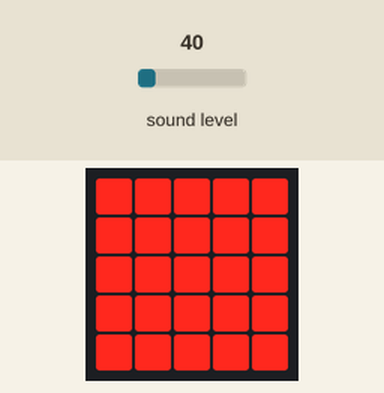
Recording of a program running on a simulated BBC micro:bit (MakeCode). Parts: the board's 5×5 LED display. The inputs (shaded band) are chosen by the test bench; at power-on: sound level 40.

Above: at 0.61 s.
1.3 s: sound level set to 5
At 1.84 s:
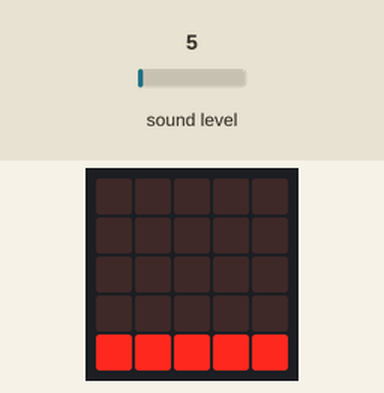
4.3 s: sound level set to 64
At 5.12 s:
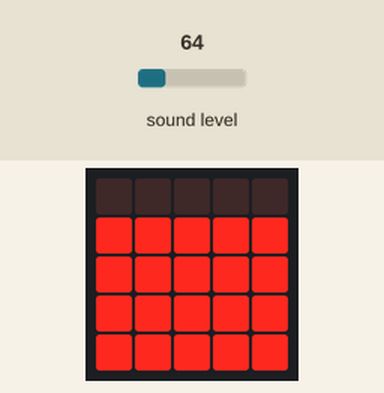
7.3 s: sound level set to 27
At 7.59 s:
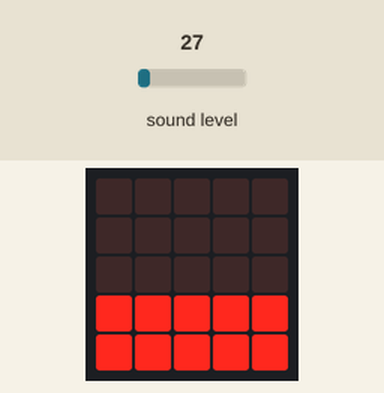
10.3 s: sound level set to 17
At 10.88 s:
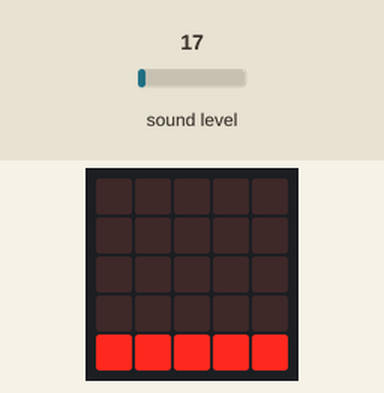
13.3 s: sound level set to 23
At 14.16 s:
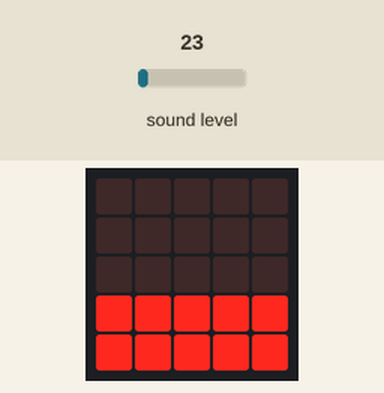
Timing chart, 0 to 16.3 s (numbered marks = the images above; inputs shaded):
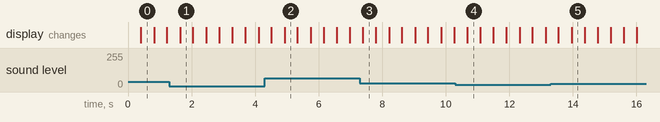

The program:

main.ts
```typescript
basic.forever(function () {
    if (input.soundLevel() < 20) {
        basic.showLeds(`
            . . . . .
            . . . . .
            . . . . .
            . . . . .
            # # # # #
            `)
    } else if (input.soundLevel() < 30) {
        basic.showLeds(`
            . . . . .
            . . . . .
            . . . . .
            # # # # #
            # # # # #
            `)
    } else if (input.soundLevel() < 50) {
        basic.showLeds(`
            . . . . .
            . . . . .
            # # # # #
            # # # # #
            # # # # #
            `)
    } else if (input.soundLevel() < 100) {
        basic.showLeds(`
            . . . . .
            # # # # #
            # # # # #
            # # # # #
            # # # # #
            `)
    }
    if (input.soundLevel() < 150) {
        basic.showLeds(`
            # # # # #
            # # # # #
            # # # # #
            # # # # #
            # # # # #
            `)
    }
})
```

test.ts
```typescript
// aquí va el archivo "tests"; esto no se compilará cuando este paquete se utilice como una extensión.
```

Measured:
- after the input at 1.3 s, the display: changes after 0.34 s (image 1)
- after the input at 4.3 s, the display: first differs from a run without the input after 0.63 s (image 2)
- after the input at 7.3 s, the display: changes after 0.09 s (image 3)
- after the input at 10.3 s, the display: changes after 0.38 s (image 4)
- after the input at 13.3 s, the display: first differs from a run without the input after 0.66 s (image 5)
- what the display in image 0 shows lasts 0.4 s, from 0.4 s to 0.8 s
